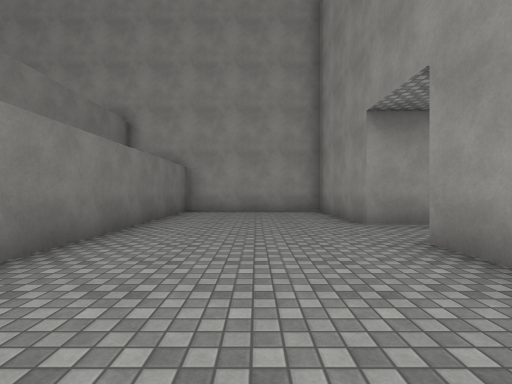
[1] (above)

13 first-person views from a walk through a 3-D level made in the Unity game engine. The camera is 1.3 m above the floor, looks level and sees 85° across. The floor is counted in squares, 2 m on a side. Each view is taken from the middle of a square. On the plan, view 1 faces up. The plan holds only what a view shows up to about 9 squares ahead; the rest is blank. The place goes on beyond the plan. The player is left out. Surface patterns are stand-ins for the level's own textures.

[2]
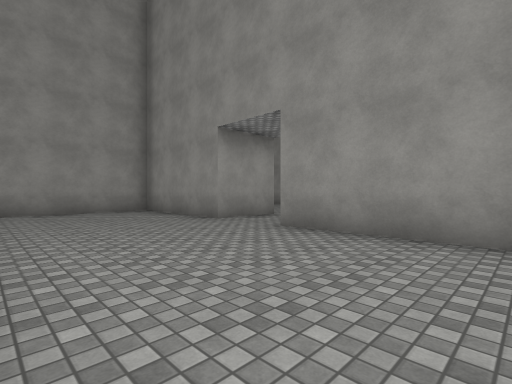

[3]
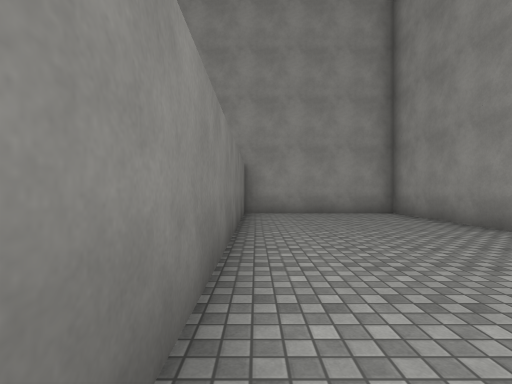

[4]
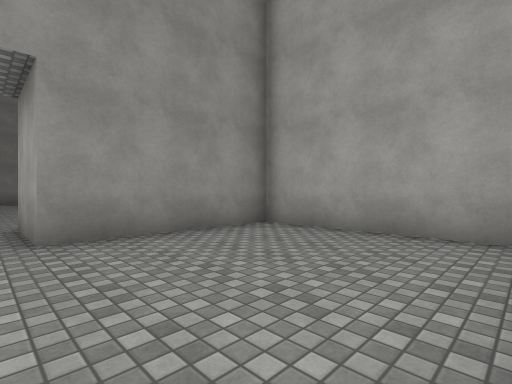

[5]
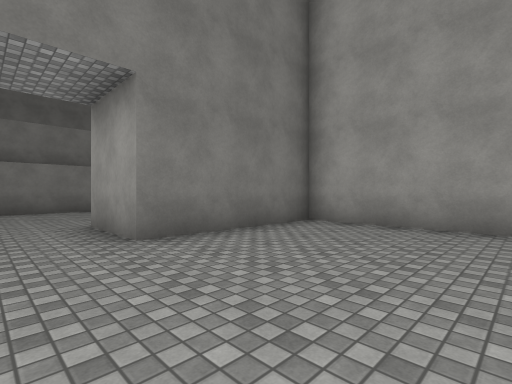

[6]
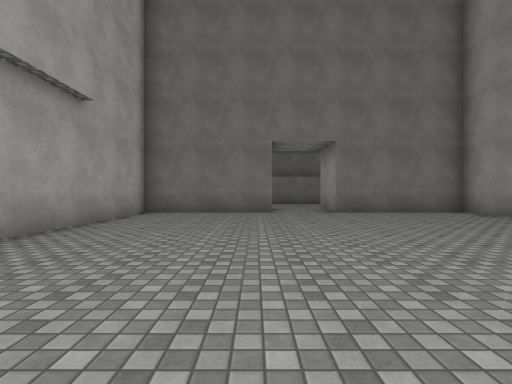

[7]
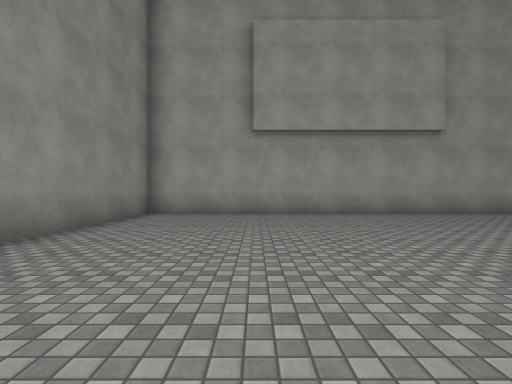

[8]
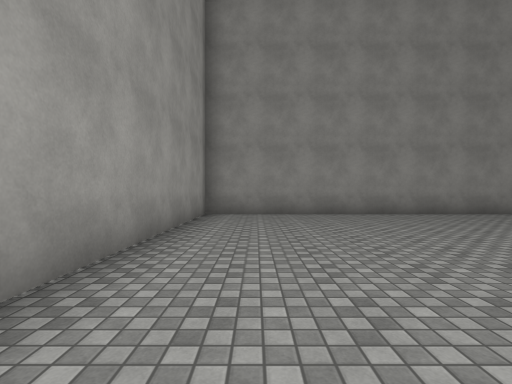

[9]
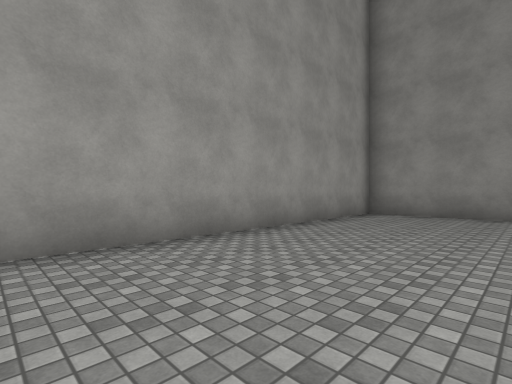

[10]
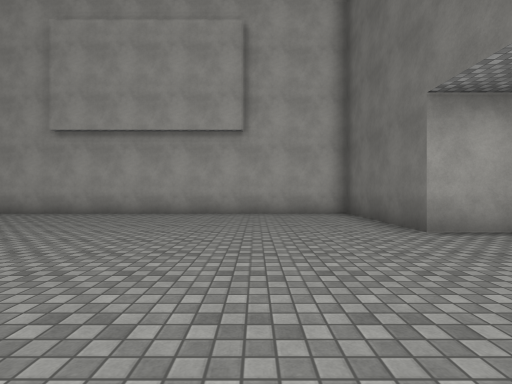

[11]
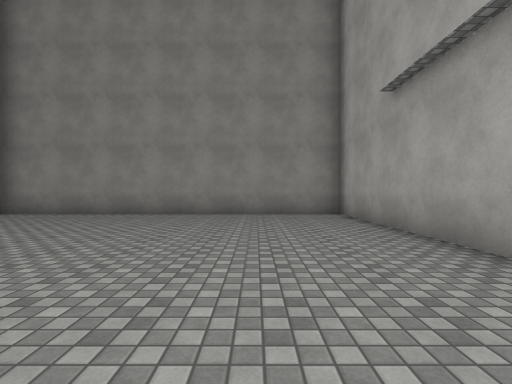

[12]
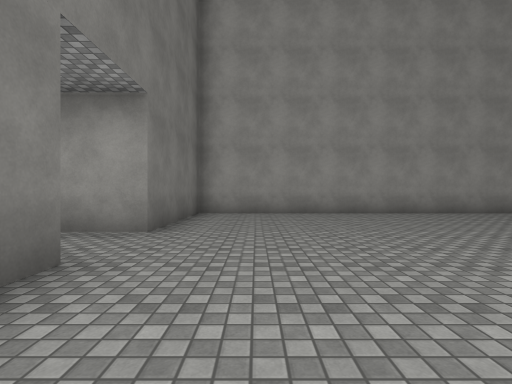

[13]
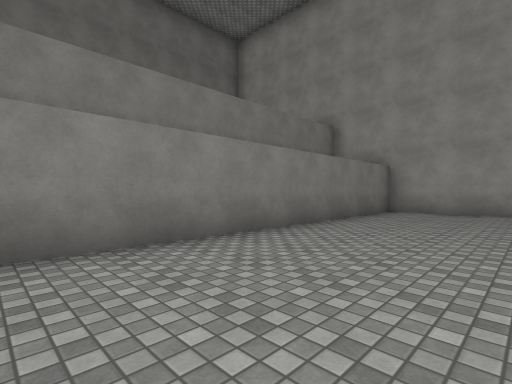

### Floor plan
Points are (right, up) in squares from view 1. A wall is a line through its corners. A room is listed if a view was taken in it or the views show most of it. See-through windows are left out.
Room 1 (views 1, 2, 3, 4, 13)
walls: (4.3, 5.5) (2.2, 5.5) (2.2, 9.5) (-2.3, 9.5) (-2.3, 0.1); (-1.9, -0.5) (2.2, -0.5) (2.2, 3.5) (4.3, 3.5)
ways out: opening at (3.5, 4.5) to room 2
Room 2 (views 5, 6, 7, 8, 9, 10, 11, 12)
walls: (4.3, 3.5) (4.3, -0.5) (16.2, -0.5) (16.2, 9.5) (4.3, 9.5) (4.3, 5.5)
ways out: opening at (3.5, 4.5) to room 1

Where each view was taken, in squares from view 1:
view 1: 0 up, 0 right, facing up
view 2: 0 up, 2 left, facing up-right
view 3: 1 up, 2 left, facing up
view 4: 4 up, 2 left, facing down-right
view 5: 4 up, 8 right, facing up-left
view 6: 3 up, 13 right, facing left
view 7: 8 up, 13 right, facing down
view 8: 8 up, 8 right, facing right
view 9: 6 up, 8 right, facing up-right
view 10: 8 up, 7 right, facing down
view 11: 2 up, 8 right, facing right
view 12: 1 up, 6 right, facing up
view 13: 0 up, 1 right, facing up-left
